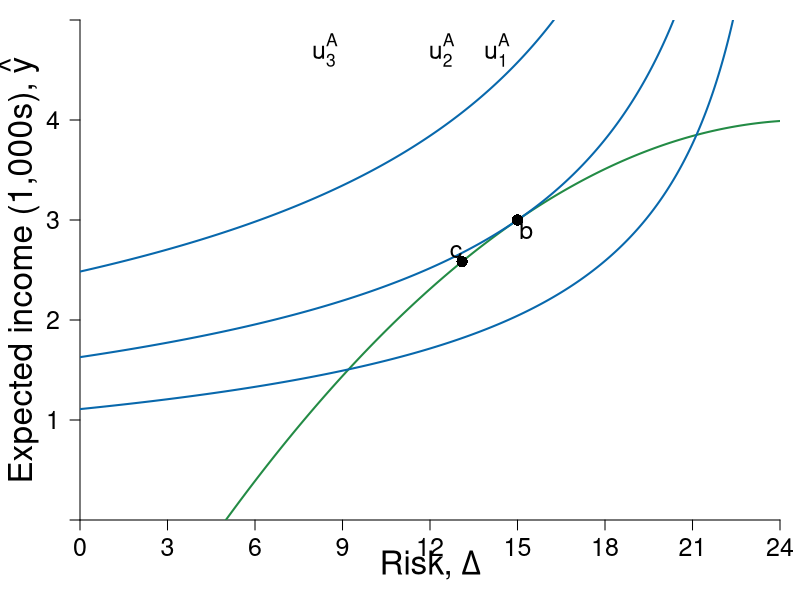

R code for this plot:
#Graph Designer: Simon Halliday
#Authors: Bowles, Foley and Halliday
#Title: Microeconomics: Competition, Conflict and Coordination

library(shape)
#pdf(file = "feasible_frontier_indifference_badsSTEP1.pdf", width = 8, height = 8)
#pdf(file = "feasible_frontier_indifference_badsSTEP2.pdf", width = 8, height = 8)
#pdf(file = "feasible_frontier_indifference_badsSTEP3.pdf", width = 8, height = 8)
#pdf(file = "feasible_frontier_indifference_badsSTEP4.pdf", width = 8, height = 8)
pdf(file = "risk/risk_income_indiffs_quiz.pdf", width = 8, height = 8)

#Set parameters for graphics
pointsize <- 1.8
axislabelsize <- 2
labelsize <- 1.5
namesize <- 1.8
annotatesize <- 1.5
graphlinewidth <- 2
segmentlinewidth <- 1.5

COL <- c("#7fc97f", "#beaed4", "#fdc086", "#ffff99", "#386cb0", "#f0027f", "#bf5b17", "#666666")
COLA <- c("#e0f3db", "#99d8c9","#66c2a4","#41ae76", "#238b45", "#005824")
COLB <- c("#4eb3d3", "#2b8cbe", "#0868ac","#084081")

#Edited the margins to cater for the larger LHS labels
par(mar =  c(4, 4, 1, 1))

ppf <- function(x, xbar = 25, slope = 1/100, bary = 4) {
  bary - slope *(xbar-x)^2
}

uFn <- function(x, y, xbar = 25, alpha = 0.4){
  ((xbar-x)^alpha)*(y^(1-alpha))
}

# indiffA <- function(x, ubar = uFn(8,3) - 1, xbar = 25, alpha = 0.4) {
#   (ubar/ ((xbar-x)^alpha))^(1/ (1 - alpha))
# }


#These functions are for calculating alternative values for the 
yval <- function(x, s = 1/100, xbar = 25, alpha = 0.4) {
  (2*s*(1 - alpha))/alpha*(xbar - x)^2
}

xbarxsq <- function(ybar, s = 1/100, alpha = 0.4) {
  ybar/(2*s*(1 - alpha)/alpha + s)
}

xval <- function(xbar, ybar = 4, s = 1/100, alpha = 0.4) {
  xbar - sqrt(ybar/(2*s*(1 - alpha)/alpha + s))
}



ylims <- c(0, 5)
xlims <- c(0, 24)

npts <- 501 
x <- seq(xlims[1], xlims[2], length.out = npts)
y <- seq(ylims[1], ylims[2], length.out = npts) 
#step by step graphs:
#step 2:
#a <- uFn(8, 3) - 1
#step 3:
#a <- c(uFn(8, 3) - 1, uFn(8, 3) + 1.4) 
#final:
a <- c(uFn(15, 3) - 1, uFn(15, 3), uFn(15, 3) + 1.4) #alpha = 0.4

plot(0, 0, xlim = xlims, ylim = ylims, type = "n",
     xlab = expression(paste("")),
     ylab = expression(paste("")), 
     xaxt = "n", 
     yaxt = "n", 
     cex.lab = axislabelsize, 
     bty = "n", 
     xaxs="i", 
     yaxs="i"
)


# ticksy <- seq(from = 0, to = ylims[2], by = 1)
# ylabels <- seq(from = 0, to = ylims[2], by = 1)
ticksx <- seq(from = 0, to = xlims[2], by = 3)
xlabels <- seq(from = 0, to = xlims[2], by = 3)
ticksy <- c(ylims[1], 1, 2, 3, 4, ylims[2])
ylabels <- c(NA, 1, 2, 3, 4, NA)
# ticksx <- c(xlims[1], 5.25, 8.944272, xlims[2])
# xlabels <- c(NA, expression(paste(x,"*")), expression(paste(bar(x))), NA)

axis(1, at = ticksx, pos = 0, labels = xlabels, cex.axis = labelsize)
axis(2, at = ticksy, pos = 0, labels = ylabels, las = 1, cex.axis = labelsize)

npts <- 500 
xx1 <- seq(xlims[1], xlims[2], length.out = npts)
xx2 <- seq(0, xlims[2], length.out = npts)
xx3 <- seq(xlims[1], 0, length.out = npts)
xx4 <- seq(-11, 0, length.out = npts)

#Draw the polygon for shading the feasible set
# xpoly1 <- seq(from = xlims[1], to = xlims[2], length.out = 500)
# ypoly1 <- ppf(xpoly1)
# polygon(x = c(xlims[2], xlims[2], xpoly1, 0),
#         y = c(ppf(xlims[2]), 0, ypoly1, ylims[2]),
#         col=COLA[1], density=NULL, border = NA)

#Draw the graphs
lines(xx1, ppf(xx1), col = COLA[5], lwd = graphlinewidth)

#Label the feasible frontier
# text(16, 3, expression("Feasible Frontier"), cex = labelsize)
# Arrows(16, 3.1, 16, 3.9, col = "black", lty = 1, lwd = 2, arr.type = "triangle", arr.lwd = 0.5)

contour(x, y, 
        outer(x, y, uFn),
        drawlabels = FALSE,
        col = COLB[3],
        lwd = graphlinewidth,
        levels = a, 
        xaxs="i", 
        yaxs="i", 
        add = TRUE)

#Axis labels
text(0.5*xlims[2], -0.45, expression(paste("Risk, ", Delta)), xpd = TRUE, cex = axislabelsize) 
text(-2.1, 0.5*ylims[2], expression(paste("Expected income (1,000s), ", hat(y) )), xpd = TRUE, cex = axislabelsize, srt = 90) 


#mtext(expression(paste("Studying (hours = 16 - Living), ", h)), side = 1, line = 2.5, cex = axislabelsize)
#text(-1.2, 0.5*ylims[2], expression(paste("Learning, ", y)), xpd = TRUE, cex = axislabelsize, srt = 90) 

#Add mrs = mrt at i
# text(7.3, 3.6, expression(paste(mrs(x,y) == mrt(x,y))), cex = labelsize)
# Arrows(8, 3.5, 8, 3.15, col = "black", lty = 1, lwd = 2, arr.type = "triangle", arr.lwd = 0.5)

#Label the indifference curves
text(14.3, 4.7, expression(u[1]^A), cex = labelsize)
text(12.4, 4.7, expression(u[2]^A), cex = labelsize)
text(8.4, 4.7, expression(u[3]^A), cex = labelsize)

#Annotate max u point on feasible frontier
text(15.3, ppf(15) - 0.1, expression(paste(b)), cex = labelsize)
# segments(8, 0, 8, ppf(x = 8), lty = 2, col = "gray", lwd = segmentlinewidth)
# segments(0, ppf(x = 8), 8, ppf(x = 8), lty = 2, col = "gray", lwd = segmentlinewidth)
points(15, ppf(x = 15), pch = 16, col = "black", cex = 1.5)

text(3.2-0.2, ppf(3.2) + 0.12, expression(paste(a)), cex = labelsize)
# segments(3.2, 0, 3.2, ppf(x = 3.2), lty = 2, col = "gray", lwd = segmentlinewidth)
# segments(0, ppf(x = 3.2), 3.2, ppf(x = 3.2), lty = 2, col = "gray", lwd = segmentlinewidth)
points(3.2, ppf(x = 3.2), pch = 16, col = "black", cex = 1.5)


text(13.1-0.2, ppf(13.1) + 0.1, expression(paste(c)), cex = labelsize)
# segments(13.1, 0, 13.1, ppf(x = 13.1), lty = 2, col = "gray", lwd = segmentlinewidth)
# segments(0, ppf(x = 13.1), 13.1, ppf(x = 13.1), lty = 2, col = "gray", lwd = segmentlinewidth)
points(13.1, ppf(x = 13.1), pch = 16, col = "black", cex = 1.5)

# text(14, 1, expression("Lower"), cex = labelsize + 0.1)
# text(14, 0.8, expression("utility"), cex = labelsize + 0.1)
# text(4, 4.6, expression("Higher"), cex = labelsize + 0.1)
# text(4, 4.4, expression("utility"), cex = labelsize + 0.1)

dev.off()
